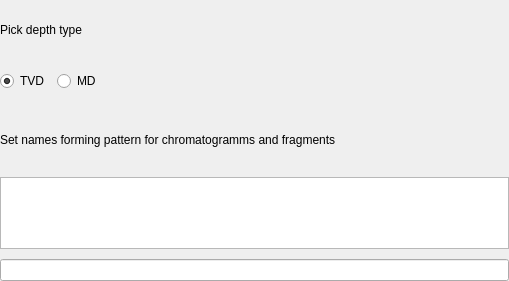
<?xml version="1.0" encoding="UTF-8"?>
<ui version="4.0">
 <class>NamingPatternEditDialog</class>
 <widget class="QWidget" name="NamingPatternEditDialog">
  <property name="geometry">
   <rect>
    <x>0</x>
    <y>0</y>
    <width>509</width>
    <height>281</height>
   </rect>
  </property>
  <property name="windowTitle">
   <string>Form</string>
  </property>
  <layout class="QVBoxLayout" name="verticalLayout">
   <property name="spacing">
    <number>0</number>
   </property>
   <property name="leftMargin">
    <number>0</number>
   </property>
   <property name="topMargin">
    <number>0</number>
   </property>
   <property name="rightMargin">
    <number>0</number>
   </property>
   <property name="bottomMargin">
    <number>0</number>
   </property>
   <item>
    <widget class="QLabel" name="depthTypeLabel">
     <property name="text">
      <string>Pick depth type</string>
     </property>
    </widget>
   </item>
   <item>
    <spacer name="verticalSpacer">
     <property name="orientation">
      <enum>Qt::Vertical</enum>
     </property>
     <property name="sizeType">
      <enum>QSizePolicy::Fixed</enum>
     </property>
     <property name="sizeHint" stdset="0">
      <size>
       <width>20</width>
       <height>12</height>
      </size>
     </property>
    </spacer>
   </item>
   <item>
    <layout class="QHBoxLayout" name="horizontalLayout">
     <property name="spacing">
      <number>8</number>
     </property>
     <item>
      <widget class="QRadioButton" name="TVDRadioButton">
       <property name="text">
        <string>TVD</string>
       </property>
       <property name="checked">
        <bool>true</bool>
       </property>
      </widget>
     </item>
     <item>
      <widget class="QRadioButton" name="MDRadioButton">
       <property name="text">
        <string>MD</string>
       </property>
      </widget>
     </item>
     <item>
      <spacer name="horizontalSpacer">
       <property name="orientation">
        <enum>Qt::Horizontal</enum>
       </property>
       <property name="sizeHint" stdset="0">
        <size>
         <width>0</width>
         <height>0</height>
        </size>
       </property>
      </spacer>
     </item>
    </layout>
   </item>
   <item>
    <spacer name="verticalSpacer_2">
     <property name="orientation">
      <enum>Qt::Vertical</enum>
     </property>
     <property name="sizeType">
      <enum>QSizePolicy::Fixed</enum>
     </property>
     <property name="sizeHint" stdset="0">
      <size>
       <width>20</width>
       <height>20</height>
      </size>
     </property>
    </spacer>
   </item>
   <item>
    <widget class="QLabel" name="chromaTemplateHeaderLabel">
     <property name="sizePolicy">
      <sizepolicy hsizetype="Preferred" vsizetype="Preferred">
       <horstretch>0</horstretch>
       <verstretch>0</verstretch>
      </sizepolicy>
     </property>
     <property name="maximumSize">
      <size>
       <width>16777215</width>
       <height>16777215</height>
      </size>
     </property>
     <property name="text">
      <string>Set names forming pattern for chromatogramms and fragments</string>
     </property>
    </widget>
   </item>
   <item>
    <spacer name="verticalSpacer_3">
     <property name="orientation">
      <enum>Qt::Vertical</enum>
     </property>
     <property name="sizeType">
      <enum>QSizePolicy::Fixed</enum>
     </property>
     <property name="sizeHint" stdset="0">
      <size>
       <width>20</width>
       <height>8</height>
      </size>
     </property>
    </spacer>
   </item>
   <item>
    <widget class="QPlainTextEdit" name="chromaSamplePlainTextEdit">
     <property name="sizePolicy">
      <sizepolicy hsizetype="Expanding" vsizetype="Minimum">
       <horstretch>0</horstretch>
       <verstretch>0</verstretch>
      </sizepolicy>
     </property>
     <property name="sizeAdjustPolicy">
      <enum>QAbstractScrollArea::AdjustToContentsOnFirstShow</enum>
     </property>
     <property name="readOnly">
      <bool>true</bool>
     </property>
    </widget>
   </item>
   <item>
    <spacer name="verticalSpacer_4">
     <property name="orientation">
      <enum>Qt::Vertical</enum>
     </property>
     <property name="sizeType">
      <enum>QSizePolicy::Fixed</enum>
     </property>
     <property name="sizeHint" stdset="0">
      <size>
       <width>20</width>
       <height>10</height>
      </size>
     </property>
    </spacer>
   </item>
   <item>
    <widget class="QLineEdit" name="chromaTemplateLineEdit"/>
   </item>
  </layout>
 </widget>
 <resources/>
 <connections/>
</ui>
